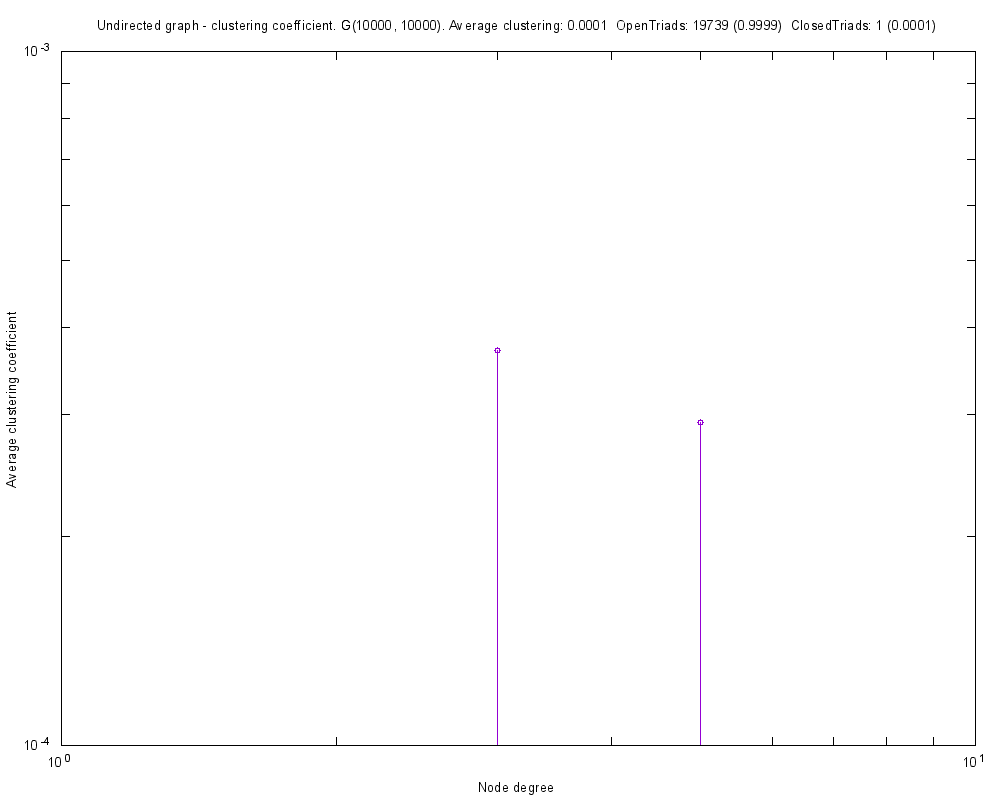

gnuplot code for this plot:
#
# Undirected graph - clustering coefficient. G(10000, 10000). Average clustering: 0.0001  OpenTriads: 19739 (0.9999)  ClosedTriads: 1 (0.0001) (Sat Feb 18 14:43:55 2017)
#

set title "Undirected graph - clustering coefficient. G(10000, 10000). Average clustering: 0.0001  OpenTriads: 19739 (0.9999)  ClosedTriads: 1 (0.0001)"
set key bottom right
set logscale xy 10
set format x "10^{%L}"
set mxtics 10
set format y "10^{%L}"
set mytics 10
set grid
set xlabel "Node degree"
set ylabel "Average clustering coefficient"
set tics scale 2
set terminal png font arial 10 size 1000,800
set output 'ccf.RandomNetworkClustCf.png'
plot 	"ccf.RandomNetworkClustCf.tab" using 1:2 title "" with linespoints pt 6
